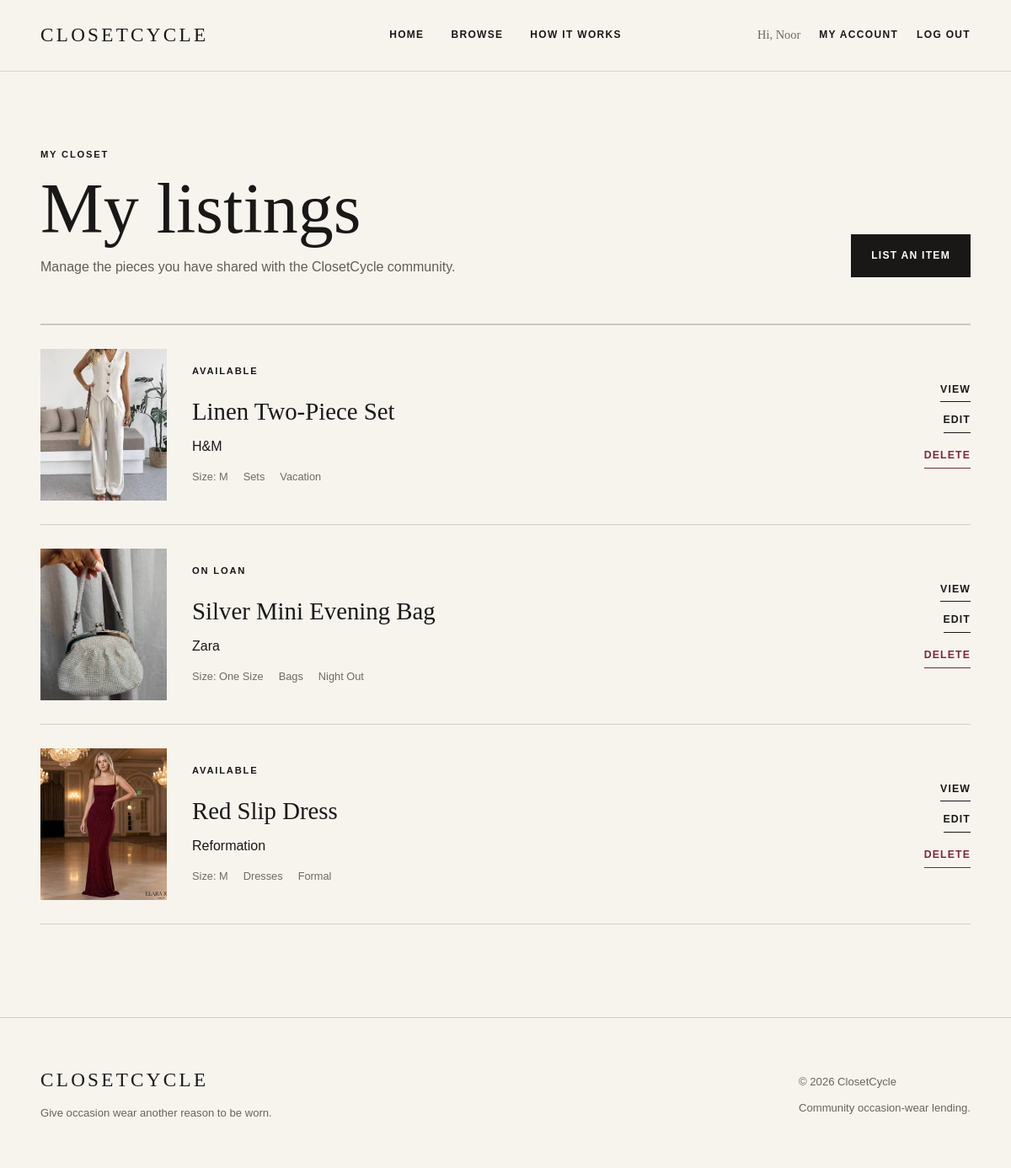
Page /account/listings.php (signed in) on the committed database.
### tables this page shows
CREATE TABLE `items` (
  `itemID` int(11) NOT NULL,
  `ownerID` int(11) NOT NULL,
  `categoryID` int(11) NOT NULL,
  `occasionID` int(11) NOT NULL,
  `itemName` varchar(100) NOT NULL,
  `brand` varchar(80) DEFAULT NULL,
  `size` varchar(20) NOT NULL,
  `colour` varchar(50) DEFAULT NULL,
  `itemCondition` enum('New','Like New','Excellent','Good') NOT NULL,
  `description` text NOT NULL,
  `imageName` varchar(255) NOT NULL DEFAULT 'default-item.png',
  `status` enum('Available','Unavailable','On Loan') NOT NULL DEFAULT 'Available',
  `dateAdded` datetime NOT NULL DEFAULT current_timestamp()
);

CREATE TABLE `categories` (
  `categoryID` int(11) NOT NULL,
  `categoryName` varchar(60) NOT NULL
);

CREATE TABLE `occasions` (
  `occasionID` int(11) NOT NULL,
  `occasionName` varchar(60) NOT NULL
);

### account/listings.php (called while the page is built, shortened)
<?php
require_once __DIR__ .
    '/../config/app.php';
require_once __DIR__ .
    '/../models/Item.php';
$currentUser = Auth::user();
$userID =
    (int) $currentUser['userID'];
$items =
    Item::getByOwner($userID);
include __DIR__ .
    '/../views/account/listings.php';

### models/Item.php (called while the page is built, shortened)
<?php
class Item
{
    public static function getByOwner($ownerID)
    {
        $db = Database::getDB();
        $query = '
            SELECT
                i.itemID,
                i.itemName,
                i.brand,
                i.size,
                i.colour,
                i.itemCondition,
                i.imageName,
                i.status,
                i.dateAdded,
                c.categoryName,
                o.occasionName
            FROM items i
            JOIN categories c ON i.categoryID = c.categoryID
            JOIN occasions o ON i.occasionID = o.occasionID
            WHERE i.ownerID = :ownerID
            ORDER BY i.dateAdded DESC
        ';
        $statement = $db->prepare($query);
        $statement->bindValue(':ownerID', $ownerID, PDO::PARAM_INT);
        $statement->execute();
        $items = $statement->fetchAll();
        return $items;
    }
}

### config/app.php (called while the page is built, shortened)
<?php
function itemImageUrl($imageName)
{
    return BASE_URL .
        '/public/uploads/' .
        rawurlencode($imageName);
}

### views/account/listings.php (the view, shortened to what this page needs)
<?php
include __DIR__ .
    '/../shared/header.php';
?>
<main>
    <section class="member-page-heading">
        <div>
            <p class="eyebrow">
                MY CLOSET
            </p>
            <h1>
                My listings
            </h1>
            <p>
                Manage the pieces you have
                shared with the ClosetCycle
                community.
            </p>
        </div>
        <a
            class="button button-dark"
            href="<?php
            echo BASE_URL;
            ?>/account/add_item.php">
            List an Item
        </a>
    </section>
    <?php if (count($items) > 0) : ?>
        <section class="member-listings">
            <?php foreach ($items as $item) : ?>
                <article class="member-listing">
                    <a
                        class="member-listing-image"
                        href="<?php
                        echo BASE_URL;
                        ?>/item.php?id=<?php
                        echo (int)
                            $item['itemID'];
                        ?>">
                        <img
                            src="<?php
                            echo htmlspecialchars(
                                itemImageUrl(
                                    $item['imageName']
                                )
                            );
                            ?>"
                            alt="<?php
                            echo htmlspecialchars(
                                $item['itemName']
                            );
                            ?>">
                    </a>
                    <div class="member-listing-info">
                        <p class="eyebrow">
                            <?php
                            echo htmlspecialchars(
                                $item['status']
                            );
                            ?>
                        </p>
                        <h2>
                            <a
                                href="<?php
                                echo BASE_URL;
                                ?>/item.php?id=<?php
                                echo (int)
                                    $item['itemID'];
                                ?>">
                                <?php
                                echo htmlspecialchars(
                                    $item['itemName']
                                );
                                ?>
                            </a>
                        </h2>
                        <p>
                            <?php
                            echo htmlspecialchars(
                                $item['brand']
                            );
                            ?>
                        </p>
                        <div class="listing-meta">
                            <span>
                                Size:
                                <?php
                                echo htmlspecialchars(
                                    $item['size']
                                );
                                ?>
                            </span>
                            <span>
                                <?php
                                echo htmlspecialchars(
                                    $item['categoryName']
                                );
                                ?>
                            </span>
                            <span>
                                <?php
                                echo htmlspecialchars(
                                    $item['occasionName']
                                );
                                ?>
                            </span>
                        </div>
                    </div>
                    <div class="member-listing-actions">
                        <a
                            class="text-link"
                            href="<?php
                            echo BASE_URL;
                            ?>/item.php?id=<?php
                            echo (int)
                                $item['itemID'];
                            ?>">
                            View
                        </a>
                        <a
                            class="text-link"
                            href="<?php
                            echo BASE_URL;
                            ?>/account/edit_item.php?id=<?php
                            echo (int)
                                $item['itemID'];
                            ?>">
                            Edit
                        </a>
                        <form
                            action="<?php
                            echo BASE_URL;
                            ?>/account/delete_item.php"
                            method="post"
                            class="delete-form"
                            onsubmit="
                                return confirm(
                                    'Are you sure you want to delete this listing?'
                                );
                            ">
                            <button
                                type="submit"
                                class="delete-link">
                                Delete
                            </button>
                        </form>
                    </div>
                </article>
            <?php endforeach; ?>
        </section>
    <?php endif; ?>
</main>
<?php
include __DIR__ .
    '/../shared/footer.php';
?>

### public/css/main.css (style rules this page uses)
* { box-sizing: border-box; }
html { scroll-behavior: smooth; }
body { margin: 0; background: #f7f4ee; color: #191817; font-family: Arial, Helvetica, sans-serif; line-height: 1.6; }
a { color: inherit; text-decoration: none; }
img { display: block; width: 100%; max-width: 100%; }
button, input, select, textarea { font: inherit; }
main { width: 92%; max-width: 1440px; margin: 0 auto; }
.eyebrow { margin: 0 0 15px; font-size: 0.7rem; font-weight: 700; letter-spacing: 0.16em; text-transform: uppercase; }
.text-link { display: inline-block; padding-bottom: 4px; border-bottom: 1px solid currentColor; font-size: 0.77rem; font-weight: 700; letter-spacing: 0.09em; text-transform: uppercase; }
.button { display: inline-block; padding: 15px 23px; border: 1px solid #191817; font-size: 0.76rem; font-weight: 700; letter-spacing: 0.1em; text-transform: uppercase; }
.button-dark { background: #191817; color: #ffffff; }
.member-page-heading { padding: 90px 0 55px; display: flex; align-items: flex-end; justify-content: space-between; gap: 40px; border-bottom: 1px solid #c9c2b9; }
.member-page-heading h1 { margin: 0; font-family: Georgia, 'Times New Roman', serif; font-size: clamp( 3.5rem, 7vw, 7rem ); font-weight: 400; line-height: 0.95; }
.member-page-heading > div > p:last-child { max-width: 550px; margin-bottom: 0; color: #625c55; }
.member-listings { border-top: 1px solid #d3ccc3; }
.member-listing { padding: 28px 0; display: grid; grid-template-columns: 150px 1fr auto; gap: 30px; align-items: center; border-bottom: 1px solid #d3ccc3; }
.member-listing-image { display: block; background: #e8e2d8; }
.member-listing-image img { width: 150px; height: 180px; object-fit: cover; }
.member-listing-info h2 { margin: 0; font-family: Georgia, 'Times New Roman', serif; font-size: 1.8rem; font-weight: 400; }
.member-listing-info > p:not(.eyebrow) { margin: 6px 0; }
.listing-meta { margin-top: 14px; display: flex; flex-wrap: wrap; gap: 8px 18px; color: #716a63; font-size: 0.8rem; }
.member-listing-actions { min-width: 130px; display: flex; flex-direction: column; align-items: flex-end; gap: 12px; }
.delete-form { margin: 0; }
.delete-link { padding: 0 0 4px; background: none; border: 0; border-bottom: 1px solid currentColor; color: #7a2837; cursor: pointer; font-size: 0.77rem; font-weight: 700; letter-spacing: 0.09em; text-transform: uppercase; }

### rows in the picture
items: imageName (picture), status "AVAILABLE", itemName "Linen Two-Piece Set", brand "H&M", size "M", categoryID.categoryName "Sets", occasionID.occasionName "Vacation"
items: imageName (picture), status "ON LOAN", itemName "Silver Mini Evening Bag", brand "Zara", size "One Size", categoryID.categoryName "Bags", occasionID.occasionName "Night Out"
items: imageName (picture), status "AVAILABLE", itemName "Red Slip Dress", brand "Reformation", size "M", categoryID.categoryName "Dresses", occasionID.occasionName "Formal"

### other values in the picture
$currentUser['firstName'] "Noor"
